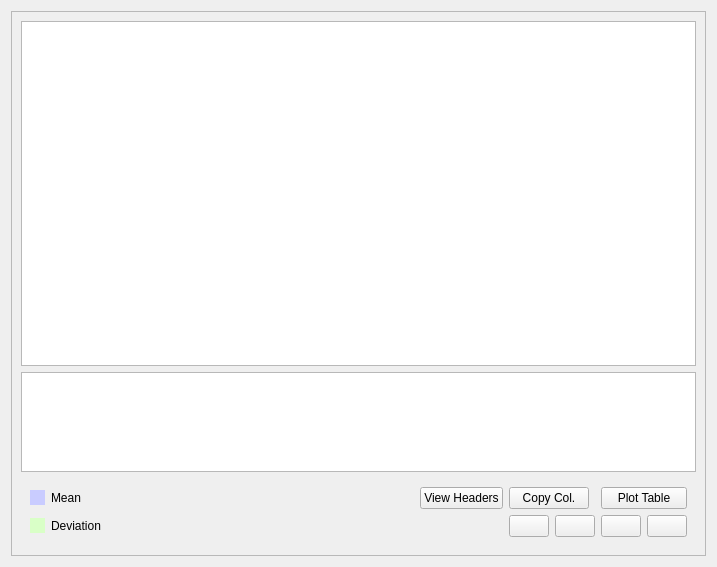
<?xml version="1.0" encoding="UTF-8"?>
<ui version="4.0">
 <class>table</class>
 <widget class="QWidget" name="table">
  <property name="geometry">
   <rect>
    <x>0</x>
    <y>0</y>
    <width>717</width>
    <height>567</height>
   </rect>
  </property>
  <property name="windowTitle">
   <string>Form</string>
  </property>
  <layout class="QHBoxLayout" name="horizontalLayout">
   <item>
    <widget class="QScrollArea" name="scrollArea">
     <property name="widgetResizable">
      <bool>true</bool>
     </property>
     <widget class="QWidget" name="scrollAreaWidgetContents">
      <property name="geometry">
       <rect>
        <x>0</x>
        <y>0</y>
        <width>697</width>
        <height>547</height>
       </rect>
      </property>
      <property name="sizePolicy">
       <sizepolicy hsizetype="Minimum" vsizetype="Preferred">
        <horstretch>0</horstretch>
        <verstretch>0</verstretch>
       </sizepolicy>
      </property>
      <layout class="QVBoxLayout" name="verticalLayout">
       <item>
        <widget class="QTableView" name="tableData">
         <property name="sizePolicy">
          <sizepolicy hsizetype="Expanding" vsizetype="Minimum">
           <horstretch>0</horstretch>
           <verstretch>0</verstretch>
          </sizepolicy>
         </property>
        </widget>
       </item>
       <item>
        <widget class="QTableView" name="tableStat">
         <property name="sizePolicy">
          <sizepolicy hsizetype="Expanding" vsizetype="Preferred">
           <horstretch>0</horstretch>
           <verstretch>0</verstretch>
          </sizepolicy>
         </property>
         <property name="maximumSize">
          <size>
           <width>16777215</width>
           <height>100</height>
          </size>
         </property>
        </widget>
       </item>
       <item>
        <widget class="QWidget" name="widget" native="true">
         <property name="sizePolicy">
          <sizepolicy hsizetype="Preferred" vsizetype="Maximum">
           <horstretch>0</horstretch>
           <verstretch>0</verstretch>
          </sizepolicy>
         </property>
         <layout class="QGridLayout" name="gridLayout">
          <item row="0" column="1">
           <widget class="QLabel" name="label">
            <property name="text">
             <string>Mean</string>
            </property>
           </widget>
          </item>
          <item row="1" column="1">
           <widget class="QLabel" name="label_2">
            <property name="text">
             <string>Deviation</string>
            </property>
           </widget>
          </item>
          <item row="1" column="5">
           <widget class="QPushButton" name="addColumnButton">
            <property name="sizePolicy">
             <sizepolicy hsizetype="Fixed" vsizetype="Fixed">
              <horstretch>0</horstretch>
              <verstretch>0</verstretch>
             </sizepolicy>
            </property>
            <property name="toolTip">
             <string>Add column</string>
            </property>
            <property name="text">
             <string/>
            </property>
            <property name="icon">
             <iconset resource="../resources.qrc">
              <normaloff>:/column_add_after.ico</normaloff>:/column_add_after.ico</iconset>
            </property>
           </widget>
          </item>
          <item row="1" column="7">
           <widget class="QPushButton" name="addRowButton">
            <property name="sizePolicy">
             <sizepolicy hsizetype="Fixed" vsizetype="Fixed">
              <horstretch>0</horstretch>
              <verstretch>0</verstretch>
             </sizepolicy>
            </property>
            <property name="toolTip">
             <string>Add row</string>
            </property>
            <property name="text">
             <string/>
            </property>
            <property name="icon">
             <iconset resource="../resources.qrc">
              <normaloff>:/row_add.ico</normaloff>:/row_add.ico</iconset>
            </property>
           </widget>
          </item>
          <item row="1" column="8">
           <widget class="QPushButton" name="delRowButton">
            <property name="sizePolicy">
             <sizepolicy hsizetype="Fixed" vsizetype="Fixed">
              <horstretch>0</horstretch>
              <verstretch>0</verstretch>
             </sizepolicy>
            </property>
            <property name="toolTip">
             <string>Delete row</string>
            </property>
            <property name="text">
             <string/>
            </property>
            <property name="icon">
             <iconset resource="../resources.qrc">
              <normaloff>:/row_delete.ico</normaloff>:/row_delete.ico</iconset>
            </property>
           </widget>
          </item>
          <item row="0" column="0">
           <widget class="QLabel" name="label_3">
            <property name="sizePolicy">
             <sizepolicy hsizetype="Fixed" vsizetype="Fixed">
              <horstretch>0</horstretch>
              <verstretch>0</verstretch>
             </sizepolicy>
            </property>
            <property name="minimumSize">
             <size>
              <width>15</width>
              <height>15</height>
             </size>
            </property>
            <property name="palette">
             <palette>
              <active>
               <colorrole role="WindowText">
                <brush brushstyle="SolidPattern">
                 <color alpha="255">
                  <red>0</red>
                  <green>0</green>
                  <blue>0</blue>
                 </color>
                </brush>
               </colorrole>
               <colorrole role="Button">
                <brush brushstyle="SolidPattern">
                 <color alpha="255">
                  <red>201</red>
                  <green>204</green>
                  <blue>255</blue>
                 </color>
                </brush>
               </colorrole>
               <colorrole role="Light">
                <brush brushstyle="SolidPattern">
                 <color alpha="255">
                  <red>255</red>
                  <green>255</green>
                  <blue>255</blue>
                 </color>
                </brush>
               </colorrole>
               <colorrole role="Midlight">
                <brush brushstyle="SolidPattern">
                 <color alpha="255">
                  <red>228</red>
                  <green>229</green>
                  <blue>255</blue>
                 </color>
                </brush>
               </colorrole>
               <colorrole role="Dark">
                <brush brushstyle="SolidPattern">
                 <color alpha="255">
                  <red>100</red>
                  <green>102</green>
                  <blue>127</blue>
                 </color>
                </brush>
               </colorrole>
               <colorrole role="Mid">
                <brush brushstyle="SolidPattern">
                 <color alpha="255">
                  <red>134</red>
                  <green>136</green>
                  <blue>170</blue>
                 </color>
                </brush>
               </colorrole>
               <colorrole role="Text">
                <brush brushstyle="SolidPattern">
                 <color alpha="255">
                  <red>0</red>
                  <green>0</green>
                  <blue>0</blue>
                 </color>
                </brush>
               </colorrole>
               <colorrole role="BrightText">
                <brush brushstyle="SolidPattern">
                 <color alpha="255">
                  <red>255</red>
                  <green>255</green>
                  <blue>255</blue>
                 </color>
                </brush>
               </colorrole>
               <colorrole role="ButtonText">
                <brush brushstyle="SolidPattern">
                 <color alpha="255">
                  <red>0</red>
                  <green>0</green>
                  <blue>0</blue>
                 </color>
                </brush>
               </colorrole>
               <colorrole role="Base">
                <brush brushstyle="SolidPattern">
                 <color alpha="255">
                  <red>255</red>
                  <green>255</green>
                  <blue>255</blue>
                 </color>
                </brush>
               </colorrole>
               <colorrole role="Window">
                <brush brushstyle="SolidPattern">
                 <color alpha="255">
                  <red>201</red>
                  <green>204</green>
                  <blue>255</blue>
                 </color>
                </brush>
               </colorrole>
               <colorrole role="Shadow">
                <brush brushstyle="SolidPattern">
                 <color alpha="255">
                  <red>0</red>
                  <green>0</green>
                  <blue>0</blue>
                 </color>
                </brush>
               </colorrole>
               <colorrole role="AlternateBase">
                <brush brushstyle="SolidPattern">
                 <color alpha="255">
                  <red>228</red>
                  <green>229</green>
                  <blue>255</blue>
                 </color>
                </brush>
               </colorrole>
               <colorrole role="ToolTipBase">
                <brush brushstyle="SolidPattern">
                 <color alpha="255">
                  <red>255</red>
                  <green>255</green>
                  <blue>220</blue>
                 </color>
                </brush>
               </colorrole>
               <colorrole role="ToolTipText">
                <brush brushstyle="SolidPattern">
                 <color alpha="255">
                  <red>0</red>
                  <green>0</green>
                  <blue>0</blue>
                 </color>
                </brush>
               </colorrole>
              </active>
              <inactive>
               <colorrole role="WindowText">
                <brush brushstyle="SolidPattern">
                 <color alpha="255">
                  <red>0</red>
                  <green>0</green>
                  <blue>0</blue>
                 </color>
                </brush>
               </colorrole>
               <colorrole role="Button">
                <brush brushstyle="SolidPattern">
                 <color alpha="255">
                  <red>201</red>
                  <green>204</green>
                  <blue>255</blue>
                 </color>
                </brush>
               </colorrole>
               <colorrole role="Light">
                <brush brushstyle="SolidPattern">
                 <color alpha="255">
                  <red>255</red>
                  <green>255</green>
                  <blue>255</blue>
                 </color>
                </brush>
               </colorrole>
               <colorrole role="Midlight">
                <brush brushstyle="SolidPattern">
                 <color alpha="255">
                  <red>228</red>
                  <green>229</green>
                  <blue>255</blue>
                 </color>
                </brush>
               </colorrole>
               <colorrole role="Dark">
                <brush brushstyle="SolidPattern">
                 <color alpha="255">
                  <red>100</red>
                  <green>102</green>
                  <blue>127</blue>
                 </color>
                </brush>
               </colorrole>
               <colorrole role="Mid">
                <brush brushstyle="SolidPattern">
                 <color alpha="255">
                  <red>134</red>
                  <green>136</green>
                  <blue>170</blue>
                 </color>
                </brush>
               </colorrole>
               <colorrole role="Text">
                <brush brushstyle="SolidPattern">
                 <color alpha="255">
                  <red>0</red>
                  <green>0</green>
                  <blue>0</blue>
                 </color>
                </brush>
               </colorrole>
               <colorrole role="BrightText">
                <brush brushstyle="SolidPattern">
                 <color alpha="255">
                  <red>255</red>
                  <green>255</green>
                  <blue>255</blue>
                 </color>
                </brush>
               </colorrole>
               <colorrole role="ButtonText">
                <brush brushstyle="SolidPattern">
                 <color alpha="255">
                  <red>0</red>
                  <green>0</green>
                  <blue>0</blue>
                 </color>
                </brush>
               </colorrole>
               <colorrole role="Base">
                <brush brushstyle="SolidPattern">
                 <color alpha="255">
                  <red>255</red>
                  <green>255</green>
                  <blue>255</blue>
                 </color>
                </brush>
               </colorrole>
               <colorrole role="Window">
                <brush brushstyle="SolidPattern">
                 <color alpha="255">
                  <red>201</red>
                  <green>204</green>
                  <blue>255</blue>
                 </color>
                </brush>
               </colorrole>
               <colorrole role="Shadow">
                <brush brushstyle="SolidPattern">
                 <color alpha="255">
                  <red>0</red>
                  <green>0</green>
                  <blue>0</blue>
                 </color>
                </brush>
               </colorrole>
               <colorrole role="AlternateBase">
                <brush brushstyle="SolidPattern">
                 <color alpha="255">
                  <red>228</red>
                  <green>229</green>
                  <blue>255</blue>
                 </color>
                </brush>
               </colorrole>
               <colorrole role="ToolTipBase">
                <brush brushstyle="SolidPattern">
                 <color alpha="255">
                  <red>255</red>
                  <green>255</green>
                  <blue>220</blue>
                 </color>
                </brush>
               </colorrole>
               <colorrole role="ToolTipText">
                <brush brushstyle="SolidPattern">
                 <color alpha="255">
                  <red>0</red>
                  <green>0</green>
                  <blue>0</blue>
                 </color>
                </brush>
               </colorrole>
              </inactive>
              <disabled>
               <colorrole role="WindowText">
                <brush brushstyle="SolidPattern">
                 <color alpha="255">
                  <red>100</red>
                  <green>102</green>
                  <blue>127</blue>
                 </color>
                </brush>
               </colorrole>
               <colorrole role="Button">
                <brush brushstyle="SolidPattern">
                 <color alpha="255">
                  <red>201</red>
                  <green>204</green>
                  <blue>255</blue>
                 </color>
                </brush>
               </colorrole>
               <colorrole role="Light">
                <brush brushstyle="SolidPattern">
                 <color alpha="255">
                  <red>255</red>
                  <green>255</green>
                  <blue>255</blue>
                 </color>
                </brush>
               </colorrole>
               <colorrole role="Midlight">
                <brush brushstyle="SolidPattern">
                 <color alpha="255">
                  <red>228</red>
                  <green>229</green>
                  <blue>255</blue>
                 </color>
                </brush>
               </colorrole>
               <colorrole role="Dark">
                <brush brushstyle="SolidPattern">
                 <color alpha="255">
                  <red>100</red>
                  <green>102</green>
                  <blue>127</blue>
                 </color>
                </brush>
               </colorrole>
               <colorrole role="Mid">
                <brush brushstyle="SolidPattern">
                 <color alpha="255">
                  <red>134</red>
                  <green>136</green>
                  <blue>170</blue>
                 </color>
                </brush>
               </colorrole>
               <colorrole role="Text">
                <brush brushstyle="SolidPattern">
                 <color alpha="255">
                  <red>100</red>
                  <green>102</green>
                  <blue>127</blue>
                 </color>
                </brush>
               </colorrole>
               <colorrole role="BrightText">
                <brush brushstyle="SolidPattern">
                 <color alpha="255">
                  <red>255</red>
                  <green>255</green>
                  <blue>255</blue>
                 </color>
                </brush>
               </colorrole>
               <colorrole role="ButtonText">
                <brush brushstyle="SolidPattern">
                 <color alpha="255">
                  <red>100</red>
                  <green>102</green>
                  <blue>127</blue>
                 </color>
                </brush>
               </colorrole>
               <colorrole role="Base">
                <brush brushstyle="SolidPattern">
                 <color alpha="255">
                  <red>201</red>
                  <green>204</green>
                  <blue>255</blue>
                 </color>
                </brush>
               </colorrole>
               <colorrole role="Window">
                <brush brushstyle="SolidPattern">
                 <color alpha="255">
                  <red>201</red>
                  <green>204</green>
                  <blue>255</blue>
                 </color>
                </brush>
               </colorrole>
               <colorrole role="Shadow">
                <brush brushstyle="SolidPattern">
                 <color alpha="255">
                  <red>0</red>
                  <green>0</green>
                  <blue>0</blue>
                 </color>
                </brush>
               </colorrole>
               <colorrole role="AlternateBase">
                <brush brushstyle="SolidPattern">
                 <color alpha="255">
                  <red>201</red>
                  <green>204</green>
                  <blue>255</blue>
                 </color>
                </brush>
               </colorrole>
               <colorrole role="ToolTipBase">
                <brush brushstyle="SolidPattern">
                 <color alpha="255">
                  <red>255</red>
                  <green>255</green>
                  <blue>220</blue>
                 </color>
                </brush>
               </colorrole>
               <colorrole role="ToolTipText">
                <brush brushstyle="SolidPattern">
                 <color alpha="255">
                  <red>0</red>
                  <green>0</green>
                  <blue>0</blue>
                 </color>
                </brush>
               </colorrole>
              </disabled>
             </palette>
            </property>
            <property name="autoFillBackground">
             <bool>true</bool>
            </property>
            <property name="text">
             <string/>
            </property>
           </widget>
          </item>
          <item row="1" column="0">
           <widget class="QLabel" name="label_4">
            <property name="sizePolicy">
             <sizepolicy hsizetype="Fixed" vsizetype="Fixed">
              <horstretch>0</horstretch>
              <verstretch>0</verstretch>
             </sizepolicy>
            </property>
            <property name="minimumSize">
             <size>
              <width>15</width>
              <height>15</height>
             </size>
            </property>
            <property name="palette">
             <palette>
              <active>
               <colorrole role="WindowText">
                <brush brushstyle="SolidPattern">
                 <color alpha="255">
                  <red>0</red>
                  <green>0</green>
                  <blue>0</blue>
                 </color>
                </brush>
               </colorrole>
               <colorrole role="Button">
                <brush brushstyle="SolidPattern">
                 <color alpha="255">
                  <red>217</red>
                  <green>255</green>
                  <blue>199</blue>
                 </color>
                </brush>
               </colorrole>
               <colorrole role="Light">
                <brush brushstyle="SolidPattern">
                 <color alpha="255">
                  <red>255</red>
                  <green>255</green>
                  <blue>255</blue>
                 </color>
                </brush>
               </colorrole>
               <colorrole role="Midlight">
                <brush brushstyle="SolidPattern">
                 <color alpha="255">
                  <red>236</red>
                  <green>255</green>
                  <blue>227</blue>
                 </color>
                </brush>
               </colorrole>
               <colorrole role="Dark">
                <brush brushstyle="SolidPattern">
                 <color alpha="255">
                  <red>108</red>
                  <green>127</green>
                  <blue>99</blue>
                 </color>
                </brush>
               </colorrole>
               <colorrole role="Mid">
                <brush brushstyle="SolidPattern">
                 <color alpha="255">
                  <red>145</red>
                  <green>170</green>
                  <blue>133</blue>
                 </color>
                </brush>
               </colorrole>
               <colorrole role="Text">
                <brush brushstyle="SolidPattern">
                 <color alpha="255">
                  <red>0</red>
                  <green>0</green>
                  <blue>0</blue>
                 </color>
                </brush>
               </colorrole>
               <colorrole role="BrightText">
                <brush brushstyle="SolidPattern">
                 <color alpha="255">
                  <red>255</red>
                  <green>255</green>
                  <blue>255</blue>
                 </color>
                </brush>
               </colorrole>
               <colorrole role="ButtonText">
                <brush brushstyle="SolidPattern">
                 <color alpha="255">
                  <red>0</red>
                  <green>0</green>
                  <blue>0</blue>
                 </color>
                </brush>
               </colorrole>
               <colorrole role="Base">
                <brush brushstyle="SolidPattern">
                 <color alpha="255">
                  <red>255</red>
                  <green>255</green>
                  <blue>255</blue>
                 </color>
                </brush>
               </colorrole>
               <colorrole role="Window">
                <brush brushstyle="SolidPattern">
                 <color alpha="255">
                  <red>217</red>
                  <green>255</green>
                  <blue>199</blue>
                 </color>
                </brush>
               </colorrole>
               <colorrole role="Shadow">
                <brush brushstyle="SolidPattern">
                 <color alpha="255">
                  <red>0</red>
                  <green>0</green>
                  <blue>0</blue>
                 </color>
                </brush>
               </colorrole>
               <colorrole role="AlternateBase">
                <brush brushstyle="SolidPattern">
                 <color alpha="255">
                  <red>236</red>
                  <green>255</green>
                  <blue>227</blue>
                 </color>
                </brush>
               </colorrole>
               <colorrole role="ToolTipBase">
                <brush brushstyle="SolidPattern">
                 <color alpha="255">
                  <red>255</red>
                  <green>255</green>
                  <blue>220</blue>
                 </color>
                </brush>
               </colorrole>
               <colorrole role="ToolTipText">
                <brush brushstyle="SolidPattern">
                 <color alpha="255">
                  <red>0</red>
                  <green>0</green>
                  <blue>0</blue>
                 </color>
                </brush>
               </colorrole>
              </active>
              <inactive>
               <colorrole role="WindowText">
                <brush brushstyle="SolidPattern">
                 <color alpha="255">
                  <red>0</red>
                  <green>0</green>
                  <blue>0</blue>
                 </color>
                </brush>
               </colorrole>
               <colorrole role="Button">
                <brush brushstyle="SolidPattern">
                 <color alpha="255">
                  <red>217</red>
                  <green>255</green>
                  <blue>199</blue>
                 </color>
                </brush>
               </colorrole>
               <colorrole role="Light">
                <brush brushstyle="SolidPattern">
                 <color alpha="255">
                  <red>255</red>
                  <green>255</green>
                  <blue>255</blue>
                 </color>
                </brush>
               </colorrole>
               <colorrole role="Midlight">
                <brush brushstyle="SolidPattern">
                 <color alpha="255">
                  <red>236</red>
                  <green>255</green>
                  <blue>227</blue>
                 </color>
                </brush>
               </colorrole>
               <colorrole role="Dark">
                <brush brushstyle="SolidPattern">
                 <color alpha="255">
                  <red>108</red>
                  <green>127</green>
                  <blue>99</blue>
                 </color>
                </brush>
               </colorrole>
               <colorrole role="Mid">
                <brush brushstyle="SolidPattern">
                 <color alpha="255">
                  <red>145</red>
                  <green>170</green>
                  <blue>133</blue>
                 </color>
                </brush>
               </colorrole>
               <colorrole role="Text">
                <brush brushstyle="SolidPattern">
                 <color alpha="255">
                  <red>0</red>
                  <green>0</green>
                  <blue>0</blue>
                 </color>
                </brush>
               </colorrole>
               <colorrole role="BrightText">
                <brush brushstyle="SolidPattern">
                 <color alpha="255">
                  <red>255</red>
                  <green>255</green>
                  <blue>255</blue>
                 </color>
                </brush>
               </colorrole>
               <colorrole role="ButtonText">
                <brush brushstyle="SolidPattern">
                 <color alpha="255">
                  <red>0</red>
                  <green>0</green>
                  <blue>0</blue>
                 </color>
                </brush>
               </colorrole>
               <colorrole role="Base">
                <brush brushstyle="SolidPattern">
                 <color alpha="255">
                  <red>255</red>
                  <green>255</green>
                  <blue>255</blue>
                 </color>
                </brush>
               </colorrole>
               <colorrole role="Window">
                <brush brushstyle="SolidPattern">
                 <color alpha="255">
                  <red>217</red>
                  <green>255</green>
                  <blue>199</blue>
                 </color>
                </brush>
               </colorrole>
               <colorrole role="Shadow">
                <brush brushstyle="SolidPattern">
                 <color alpha="255">
                  <red>0</red>
                  <green>0</green>
                  <blue>0</blue>
                 </color>
                </brush>
               </colorrole>
               <colorrole role="AlternateBase">
                <brush brushstyle="SolidPattern">
                 <color alpha="255">
                  <red>236</red>
                  <green>255</green>
                  <blue>227</blue>
                 </color>
                </brush>
               </colorrole>
               <colorrole role="ToolTipBase">
                <brush brushstyle="SolidPattern">
                 <color alpha="255">
                  <red>255</red>
                  <green>255</green>
                  <blue>220</blue>
                 </color>
                </brush>
               </colorrole>
               <colorrole role="ToolTipText">
                <brush brushstyle="SolidPattern">
                 <color alpha="255">
                  <red>0</red>
                  <green>0</green>
                  <blue>0</blue>
                 </color>
                </brush>
               </colorrole>
              </inactive>
              <disabled>
               <colorrole role="WindowText">
                <brush brushstyle="SolidPattern">
                 <color alpha="255">
                  <red>108</red>
                  <green>127</green>
                  <blue>99</blue>
                 </color>
                </brush>
               </colorrole>
               <colorrole role="Button">
                <brush brushstyle="SolidPattern">
                 <color alpha="255">
                  <red>217</red>
                  <green>255</green>
                  <blue>199</blue>
                 </color>
                </brush>
               </colorrole>
               <colorrole role="Light">
                <brush brushstyle="SolidPattern">
                 <color alpha="255">
                  <red>255</red>
                  <green>255</green>
                  <blue>255</blue>
                 </color>
                </brush>
               </colorrole>
               <colorrole role="Midlight">
                <brush brushstyle="SolidPattern">
                 <color alpha="255">
                  <red>236</red>
                  <green>255</green>
                  <blue>227</blue>
                 </color>
                </brush>
               </colorrole>
               <colorrole role="Dark">
                <brush brushstyle="SolidPattern">
                 <color alpha="255">
                  <red>108</red>
                  <green>127</green>
                  <blue>99</blue>
                 </color>
                </brush>
               </colorrole>
               <colorrole role="Mid">
                <brush brushstyle="SolidPattern">
                 <color alpha="255">
                  <red>145</red>
                  <green>170</green>
                  <blue>133</blue>
                 </color>
                </brush>
               </colorrole>
               <colorrole role="Text">
                <brush brushstyle="SolidPattern">
                 <color alpha="255">
                  <red>108</red>
                  <green>127</green>
                  <blue>99</blue>
                 </color>
                </brush>
               </colorrole>
               <colorrole role="BrightText">
                <brush brushstyle="SolidPattern">
                 <color alpha="255">
                  <red>255</red>
                  <green>255</green>
                  <blue>255</blue>
                 </color>
                </brush>
               </colorrole>
               <colorrole role="ButtonText">
                <brush brushstyle="SolidPattern">
                 <color alpha="255">
                  <red>108</red>
                  <green>127</green>
                  <blue>99</blue>
                 </color>
                </brush>
               </colorrole>
               <colorrole role="Base">
                <brush brushstyle="SolidPattern">
                 <color alpha="255">
                  <red>217</red>
                  <green>255</green>
                  <blue>199</blue>
                 </color>
                </brush>
               </colorrole>
               <colorrole role="Window">
                <brush brushstyle="SolidPattern">
                 <color alpha="255">
                  <red>217</red>
                  <green>255</green>
                  <blue>199</blue>
                 </color>
                </brush>
               </colorrole>
               <colorrole role="Shadow">
                <brush brushstyle="SolidPattern">
                 <color alpha="255">
                  <red>0</red>
                  <green>0</green>
                  <blue>0</blue>
                 </color>
                </brush>
               </colorrole>
               <colorrole role="AlternateBase">
                <brush brushstyle="SolidPattern">
                 <color alpha="255">
                  <red>217</red>
                  <green>255</green>
                  <blue>199</blue>
                 </color>
                </brush>
               </colorrole>
               <colorrole role="ToolTipBase">
                <brush brushstyle="SolidPattern">
                 <color alpha="255">
                  <red>255</red>
                  <green>255</green>
                  <blue>220</blue>
                 </color>
                </brush>
               </colorrole>
               <colorrole role="ToolTipText">
                <brush brushstyle="SolidPattern">
                 <color alpha="255">
                  <red>0</red>
                  <green>0</green>
                  <blue>0</blue>
                 </color>
                </brush>
               </colorrole>
              </disabled>
             </palette>
            </property>
            <property name="autoFillBackground">
             <bool>true</bool>
            </property>
            <property name="text">
             <string/>
            </property>
           </widget>
          </item>
          <item row="0" column="7" colspan="2">
           <widget class="QPushButton" name="plotButton">
            <property name="text">
             <string>Plot Table</string>
            </property>
            <property name="icon">
             <iconset resource="../resources.qrc">
              <normaloff>:/plot.gif</normaloff>:/plot.gif</iconset>
            </property>
           </widget>
          </item>
          <item row="1" column="6">
           <widget class="QPushButton" name="delColumnButton">
            <property name="sizePolicy">
             <sizepolicy hsizetype="Fixed" vsizetype="Fixed">
              <horstretch>0</horstretch>
              <verstretch>0</verstretch>
             </sizepolicy>
            </property>
            <property name="toolTip">
             <string>Delete column</string>
            </property>
            <property name="text">
             <string/>
            </property>
            <property name="icon">
             <iconset resource="../resources.qrc">
              <normaloff>:/column_delete.ico</normaloff>:/column_delete.ico</iconset>
            </property>
           </widget>
          </item>
          <item row="0" column="5" colspan="2">
           <widget class="QPushButton" name="copyColumnButton">
            <property name="sizePolicy">
             <sizepolicy hsizetype="Fixed" vsizetype="Fixed">
              <horstretch>0</horstretch>
              <verstretch>0</verstretch>
             </sizepolicy>
            </property>
            <property name="toolTip">
             <string>Copy column</string>
            </property>
            <property name="text">
             <string>Copy Col.</string>
            </property>
            <property name="icon">
             <iconset resource="../resources.qrc">
              <normaloff>:/copy.png</normaloff>:/copy.png</iconset>
            </property>
            <property name="iconSize">
             <size>
              <width>24</width>
              <height>24</height>
             </size>
            </property>
           </widget>
          </item>
          <item row="0" column="3">
           <widget class="QPushButton" name="headersButton">
            <property name="text">
             <string>View Headers</string>
            </property>
            <property name="icon">
             <iconset resource="../resources.qrc">
              <normaloff>:/table.jpg</normaloff>:/table.jpg</iconset>
            </property>
           </widget>
          </item>
          <item row="0" column="2">
           <spacer name="horizontalSpacer">
            <property name="orientation">
             <enum>Qt::Horizontal</enum>
            </property>
            <property name="sizeHint" stdset="0">
             <size>
              <width>40</width>
              <height>20</height>
             </size>
            </property>
           </spacer>
          </item>
         </layout>
        </widget>
       </item>
      </layout>
     </widget>
    </widget>
   </item>
  </layout>
 </widget>
 <resources>
  <include location="../resources.qrc"/>
 </resources>
 <connections/>
 <designerdata>
  <property name="gridDeltaX">
   <number>10</number>
  </property>
  <property name="gridDeltaY">
   <number>10</number>
  </property>
  <property name="gridSnapX">
   <bool>true</bool>
  </property>
  <property name="gridSnapY">
   <bool>true</bool>
  </property>
  <property name="gridVisible">
   <bool>true</bool>
  </property>
 </designerdata>
</ui>
